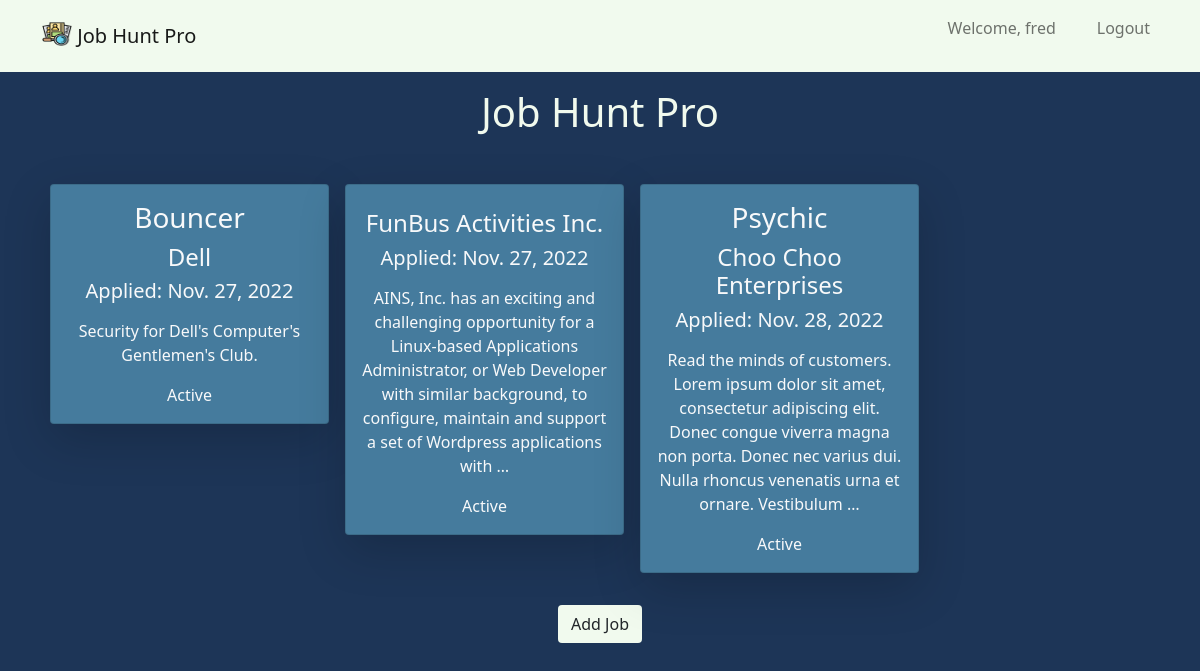
The page / (signed in) on the database as committed earlier.
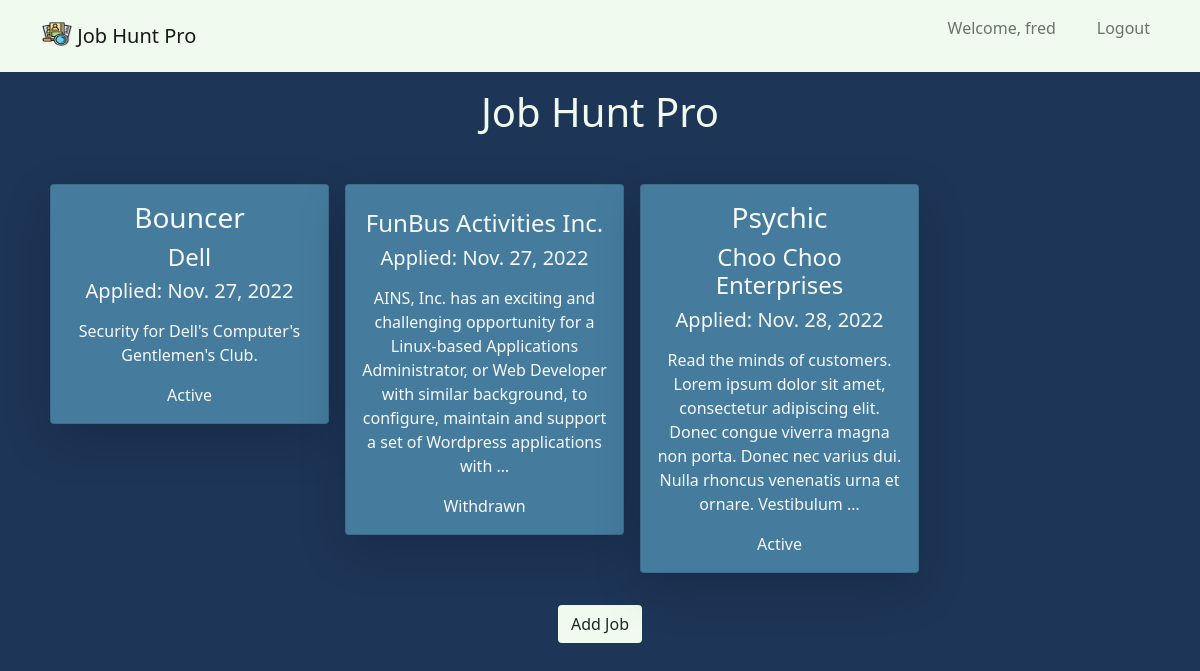
The same page on the database as committed later.
### jobhunt/models.py (models this page shows, shortened)
class Job(models.Model):
    class status_types(models.TextChoices):
        ACTIVE = 'AC', ('Active')
        NOTSELECTED = 'NS', ('Not Selected')
        WITHDRAWN = 'WD', ('Withdrawn')
    employer = models.CharField(max_length=100)
    job_title = models.CharField(max_length=100, blank=True)
    job_description = models.TextField(blank=True)
    notes = models.TextField(blank=True)
    status = models.CharField(
        max_length=2,
        choices=status_types.choices,
        default=status_types.ACTIVE
    )
    job_application_url = models.TextField(blank=True)
    application_date = models.DateField(auto_now_add=True)
    user = models.ForeignKey(User, on_delete=models.CASCADE)
    def get_status(self):
        return Job.status_types(self.status).label

### jobhunt/views.py (the view)
# urls.py: path('', views.job_list, name='job_list'),
@login_required
def job_list(request):
    jobs = Job.objects.filter(user=request.user)
    return render(request, 'jobhunt/pages/job_list.html', {'jobs': jobs})

### jobhunt/templates/jobhunt/pages/job_list.html (shortened to what this page needs)
{% extends "base.html"  %}
{% block content %}
    <h1 class="mb-5 text-center">Job Hunt Pro</h1>
        <div class="container">
        {% if not jobs  %}
            <div class='text-center'>
                <h5>You currently have no jobs listed.</h5>
            </div>
        {% else %}
            <div class="row g-0">
                {% for job in jobs %}
                    <div class="col-3 mx-2">
                        <a href="{% url "jobhunt:job_detail" job.id %}" class="text-decoration-none">
                            <div class="card card-expand mb-3 rounded shadow-lg text-light">
                                <div class="card-body text-center">
                                    <h3>{{ job.job_title }}</h3>
                                    <h4>{{ job.employer }}</h4>
                                    <h5>Applied: {{ job.application_date }}</h5>
                                    <p class='card-text'>
                                        {{ job.job_description|truncatewords:30|linebreaks }}
                                    </p>
                                    <p class='card-text'>
                                        {{ job.get_status }}
                                    </p>
                                </div>
                            </div>
                        </a>
                    </div>
                {% endfor %}
            </div>
        {% endif %}
        <div class="text-center pt-3">
            <a href="{% url 'jobhunt:add_job' %}" class="btn">Add Job</a>
        </div>
    </div>
{% endblock %}

Rows that differ between the two databases and show on the page:
changed Job "FunBus Activities Inc.": get_status "Active" → "Withdrawn"
